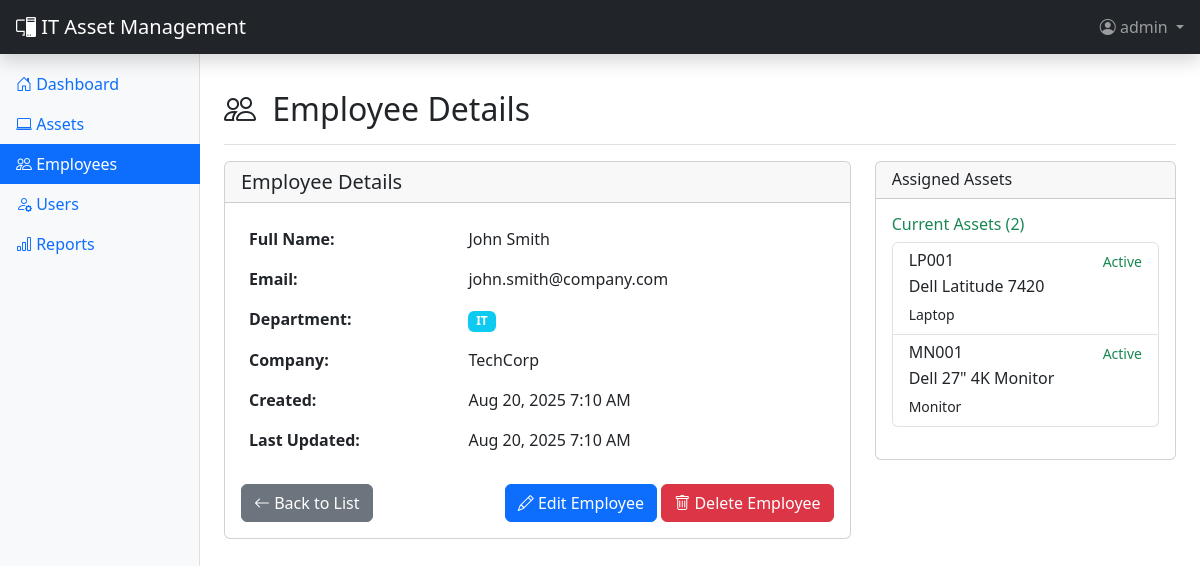
The page /employees.php?action=view&id=1 (signed in) on the database its author committed.
### tables this page shows
CREATE TABLE employees (
    id INT AUTO_INCREMENT PRIMARY KEY,
    name VARCHAR(100) NOT NULL,
    department VARCHAR(100),
    company VARCHAR(100),
    email VARCHAR(100) UNIQUE,
    created_at TIMESTAMP DEFAULT CURRENT_TIMESTAMP,
    updated_at TIMESTAMP DEFAULT CURRENT_TIMESTAMP ON UPDATE CURRENT_TIMESTAMP
);

CREATE TABLE assets (
    id INT AUTO_INCREMENT PRIMARY KEY,
    serial_number VARCHAR(100) NOT NULL UNIQUE,
    model VARCHAR(100),
    device_type ENUM('Laptop', 'Desktop', 'Projector', 'Monitor', 'Tablet', 'Phone', 'Server', 'Printer', 'Other') NOT NULL,
    site VARCHAR(50),
    purchased_by VARCHAR(100),
    current_user_id INT,
    previous_user_id INT,
    license VARCHAR(255),
    status ENUM('Active', 'Spare', 'Retired', 'Maintenance', 'Lost') DEFAULT 'Active',
    ram VARCHAR(20),
    os VARCHAR(50),
    purchase_date DATE,
    warranty_expiry DATE,
    notes TEXT,
    created_at TIMESTAMP DEFAULT CURRENT_TIMESTAMP,
    updated_at TIMESTAMP DEFAULT CURRENT_TIMESTAMP ON UPDATE CURRENT_TIMESTAMP,
    FOREIGN KEY (current_user_id) REFERENCES employees(id) ON DELETE SET NULL,
    FOREIGN KEY (previous_user_id) REFERENCES employees(id) ON DELETE SET NULL
);

### config/database.php (called while the page is built, shortened)
<?php
class Database {
    private $host = 'localhost';
    private $db_name = 'itam_system';
    private $username = 'root';
    private $password = '';
    private $charset = 'utf8mb4';
    public function getConnection() {
        $this->conn = null;
        try {
            $dsn = "mysql:host=" . $this->host . ";dbname=" . $this->db_name . ";charset=" . $this->charset;
            $options = [
                PDO::ATTR_ERRMODE => PDO::ERRMODE_EXCEPTION,
                PDO::ATTR_DEFAULT_FETCH_MODE => PDO::FETCH_ASSOC,
                PDO::ATTR_EMULATE_PREPARES => false,
            ];
            $this->conn = new PDO($dsn, $this->username, $this->password, $options);
        } catch(PDOException $e) {
            echo "Connection Error: " . $e->getMessage();
            exit;
        }
        return $this->conn;
    }
}
function getDB() {
    static $db = null;
    if ($db === null) {
        $database = new Database();
        $db = $database->getConnection();
    }
    return $db;
}
?>

### models/models.php (called while the page is built, shortened)
<?php
class Employee {
    private $db;
    public function __construct() {
        $this->db = getDB();
    }
    public function getById($id) {
        $stmt = $this->db->prepare("SELECT * FROM employees WHERE id = ?");
        $stmt->execute([$id]);
        return $stmt->fetch();
    }
}
?>

### employees.php (the view, shortened to what this page needs)
<?php
require_once 'config/database.php';
require_once 'models/models.php';
$employeeModel = new Employee();
$action = $_GET['action'] ?? 'list';
$id = $_GET['id'] ?? null;
$employee = null;
if (($action == 'edit' || $action == 'view') && $id) {
    $employee = $employeeModel->getById($id);
}
?>
<div class="d-flex justify-content-between flex-wrap flex-md-nowrap align-items-center pt-3 pb-2 mb-3 border-bottom">
    <h1 class="h2">
        <i class="bi bi-people me-2"></i>
        <?php
        switch($action) {
            case 'view': echo 'Employee Details'; break;
        }
        ?>
    </h1>
</div>
<?php if ($action == 'list'): ?>
    <div class="card mb-4">
        <div class="card-body">
            <form method="GET" class="row g-3">
                <div class="col-md-10">
                    <label for="search" class="form-label">Search Employees</label>
                    <input type="text" class="form-control" id="search" name="search"
                           placeholder="Name, email, or department..."
                           value="<?php echo htmlspecialchars($_GET['search'] ?? ''); ?>">
                </div>
                <div class="col-md-2">
                    <label class="form-label">&nbsp;</label>
                    <div class="d-grid">
                        <button type="submit" class="btn btn-primary">
                            <i class="bi bi-search"></i> Search
                        </button>
                    </div>
                </div>
            </form>
        </div>
    </div>
    <div class="card">
        <div class="card-body">
            <div class="table-responsive">
                <table class="table table-striped table-hover">
                    <thead class="table-dark">
                        <tr>
                            <th>Name</th>
                            <th>Email</th>
                            <th>Department</th>
                            <th>Company</th>
                            <th>Created</th>
                            <th>Actions</th>
                        </tr>
                    </thead>
                    <tbody>
                        <?php
                        $searchTerm = $_GET['search'] ?? '';
                        $employees = $employeeModel->getAll($searchTerm);
                        foreach($employees as $emp):
                        ?>
                        <tr>
                            <td><strong><?php echo htmlspecialchars($emp['name']); ?></strong></td>
                            <td><?php echo htmlspecialchars($emp['email']); ?></td>
                            <td>
                                <span class="badge bg-info"><?php echo htmlspecialchars($emp['department']); ?></span>
                            </td>
                            <td><?php echo htmlspecialchars($emp['company']); ?></td>
                            <td><?php echo date('M j, Y', strtotime($emp['created_at'])); ?></td>
                            <td class="table-actions">
                                <div class="btn-group btn-group-sm" role="group">
                                    <a href="employees.php?action=view&id=<?php echo $emp['id']; ?>"
                                       class="btn btn-outline-info" title="View">
                                        <i class="bi bi-eye"></i>
                                    </a>
                                    <a href="employees.php?action=edit&id=<?php echo $emp['id']; ?>"
                                       class="btn btn-outline-primary" title="Edit">
                                        <i class="bi bi-pencil"></i>
                                    </a>
                                    <button type="button" class="btn btn-outline-danger"
                                            onclick="deleteEmployee(<?php echo $emp['id']; ?>)" title="Delete">
                                        <i class="bi bi-trash"></i>
                                    </button>
                                </div>
                            </td>
                        </tr>
                        <?php endforeach; ?>
                        <?php if(empty($employees)): ?>
                        <tr>
                            <td colspan="6" class="text-center text-muted py-4">
                                <i class="bi bi-person-x display-1"></i><br>
                                No employees found
                            </td>
                        </tr>
                        <?php endif; ?>
                    </tbody>
                </table>
            </div>
        </div>
    </div>
<?php elseif ($action == 'view'): ?>
    <div class="row">
        <div class="col-md-8">
            <div class="card">
                <div class="card-header">
                    <h5 class="mb-0">Employee Details</h5>
                </div>
                <div class="card-body">
                    <table class="table table-borderless">
                        <tr>
                            <td class="fw-bold">Full Name:</td>
                            <td><?php echo htmlspecialchars($employee['name']); ?></td>
                        </tr>
                        <tr>
                            <td class="fw-bold">Email:</td>
                            <td><?php echo htmlspecialchars($employee['email'] ?: 'Not provided'); ?></td>
                        </tr>
                        <tr>
                            <td class="fw-bold">Department:</td>
                            <td>
                                <?php if ($employee['department']): ?>
                                    <span class="badge bg-info"><?php echo htmlspecialchars($employee['department']); ?></span>
                                <?php else: ?>
                                    Not specified
                                <?php endif; ?>
                            </td>
                        </tr>
                        <tr>
                            <td class="fw-bold">Company:</td>
                            <td><?php echo htmlspecialchars($employee['company'] ?: 'Not specified'); ?></td>
                        </tr>
                        <tr>
                            <td class="fw-bold">Created:</td>
                            <td><?php echo date('M j, Y g:i A', strtotime($employee['created_at'])); ?></td>
                        </tr>
                        <tr>
                            <td class="fw-bold">Last Updated:</td>
                            <td><?php echo date('M j, Y g:i A', strtotime($employee['updated_at'])); ?></td>
                        </tr>
                    </table>
                    <div class="d-flex justify-content-between mt-4">
                        <a href="employees.php" class="btn btn-secondary">
                            <i class="bi bi-arrow-left"></i> Back to List
                        </a>
                        <div>
                            <a href="employees.php?action=edit&id=<?php echo $employee['id']; ?>" class="btn btn-primary">
                                <i class="bi bi-pencil"></i> Edit Employee
                            </a>
                            <button type="button" class="btn btn-danger" onclick="deleteEmployee(<?php echo $employee['id']; ?>)">
                                <i class="bi bi-trash"></i> Delete Employee
                            </button>
                        </div>
                    </div>
                </div>
            </div>
        </div>
        <div class="col-md-4">
            <div class="card">
                <div class="card-header">
                    <h6 class="mb-0">Assigned Assets</h6>
                </div>
                <div class="card-body">
                    <?php
                    require_once 'models/models.php';
                    $db = getDB();
                    $stmt = $db->prepare("SELECT * FROM assets WHERE current_user_id = ? ORDER BY created_at DESC");
                    $stmt->execute([$employee['id']]);
                    $currentAssets = $stmt->fetchAll();
                    ?>
                    <h6 class="text-success">Current Assets (<?php echo count($currentAssets); ?>)</h6>
                    <?php if ($currentAssets): ?>
                        <div class="list-group mb-3">
                            <?php foreach ($currentAssets as $asset): ?>
                            <div class="list-group-item list-group-item-action">
                                <div class="d-flex w-100 justify-content-between">
                                    <h6 class="mb-1"><?php echo htmlspecialchars($asset['serial_number']); ?></h6>
                                    <small class="text-success">Active</small>
                                </div>
                                <p class="mb-1"><?php echo htmlspecialchars($asset['model']); ?></p>
                                <small><?php echo htmlspecialchars($asset['device_type']); ?></small>
                            </div>
                            <?php endforeach; ?>
                        </div>
                    <?php else: ?>
                        <p class="text-muted">No current assets assigned.</p>
                    <?php endif; ?>
                </div>
            </div>
        </div>
    </div>
<?php endif; ?>
<?php
require_once 'includes/layout.php';
?>

### rows shown on the page
employees: name "John Smith", email "john.smith@company.com", department "IT", company "TechCorp", created_at "Aug 20, 2025 7:10 AM", updated_at "Aug 20, 2025 7:10 AM"
assets: serial_number "LP001", model "Dell Latitude 7420", device_type "Laptop"
assets: serial_number "MN001", model "Dell 27\" 4K Monitor", device_type "Monitor"

### other values the page prints
$currentUser['username'] "admin"
count($currentAssets) "2"
